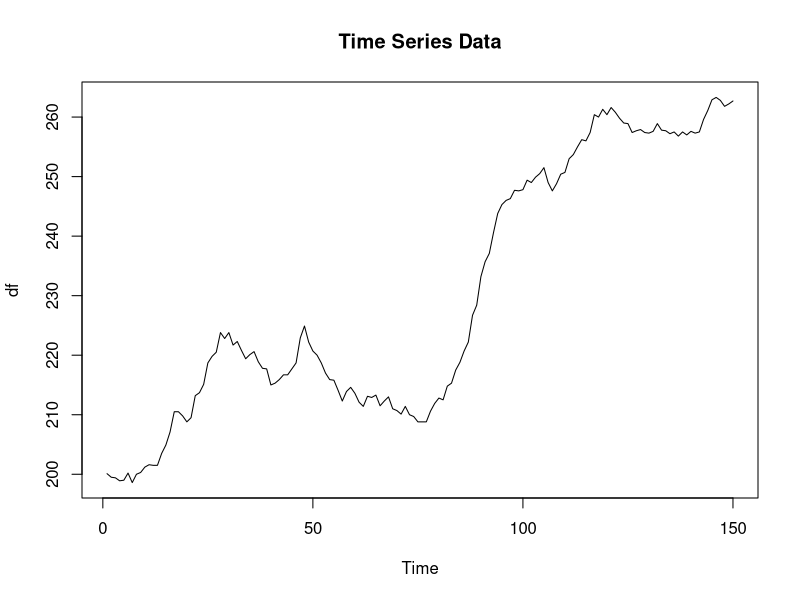
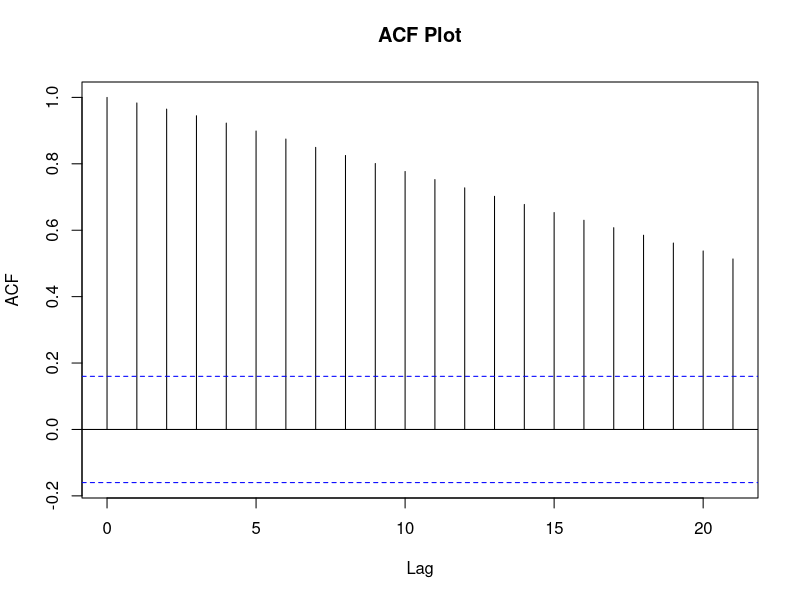
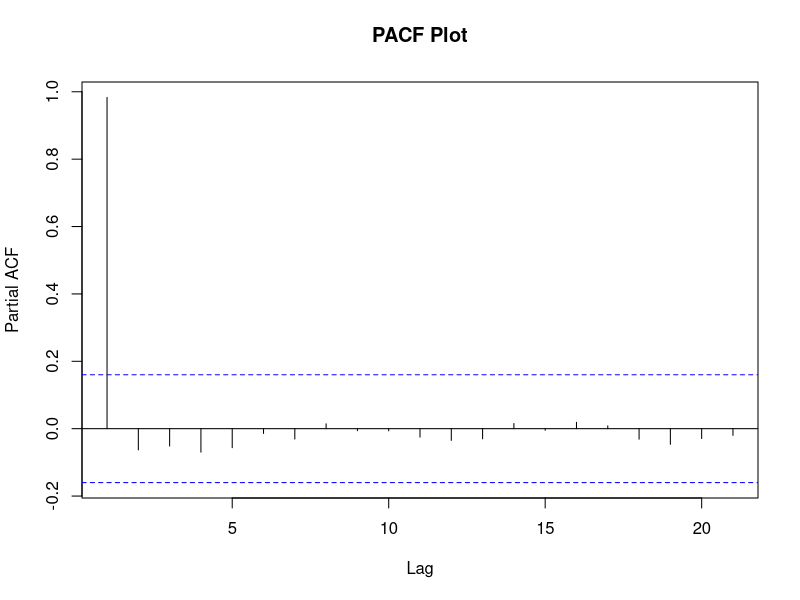

Generate these figures, in order, with R: (Note: this script raises an error after producing the figures.)
# Load Libraries
library(forecast)
library(tseries)

# Built-in Data
df <- BJsales
plot(df, main = "Time Series Data")

# Dickey-Fuller Test
print(adf.test(df))

# ACF & PACF Plot
acf(df, main = "ACF Plot")
pacf(df, main = "PACF Plot")

# Summary
manual <- arima(df, order = c(1,1,1))
auto <- auto.arima(df)
print(summary(manual))
cat("\n")
print(summary(auto))

# Forecast
plot(forecast(manual, h = 12), main = "Manual ARIMA Forecast")
plot(forecast(auto, h = 12), main = "Auto ARIMA Forecast")